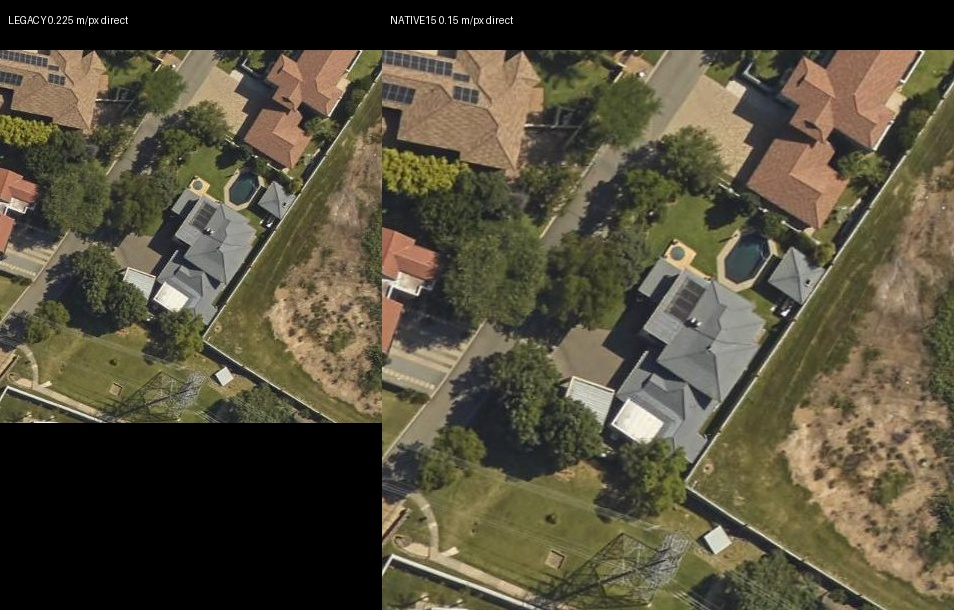
#> input picture data/investigations/geolis_resolution_audit/phase_g2_2026-09-07/derived/stand_365_AB_panel.jpg, 954 x 610 px
$ python -i listing_evidence_v2.py   (imports and definitions only)
#> lines starting #> are read from the running program, lines starting #| are printed output that depends on the picture; after the words box and inside, x2 and y2 are one past the last pixel; in counts of white or black regions, pixels touching at a corner belong together
#> further down, picture is the input picture: shape (610, 954, 3); mean B, G, R 59.3, 78.3, 84.3
"""Listing Evidence v2 — viewpoint-compatible pool evidence, before scoring.

Does not modify production ranking, Scoring v2 weights, OS v1, native15
fingerprints, or the PR #7 multi-image fusion module.

No listing-id or stand-number rules. Evidence is kept in separate viewpoint
channels and is not collapsed into one fused geometry fingerprint.
"""

from __future__ import annotations

import math
from dataclasses import dataclass, field
from typing import Any

import numpy as np

from backend.gis.estate_ags_matching.os_scoring_v2 import contour_descriptors
from backend.gis.estate_ags_matching.pool_geometry import (
    PoolGeometryFingerprint,
    _bgr_from_bytes,
    _normalize_contour,
    _resample_contour,
    _roof_centroid,
    _shape_class,
)

VIEWPOINT_KEYS = (
    "aerial_near_nadir",
    "elevated_exterior",
    "ground_level_exterior",
    "pool_overview",
    "pool_closeup",
    "interior",
    "garden_only",
    "unusable_ambiguous",
)

VIEWPOINT_LABELS = (
    "aerial drone photograph looking straight down at house roofs gardens and a swimming pool",
    "elevated exterior photo of a house backyard taken from a second storey looking down toward a garden",
    "ground-level photo of a house exterior facade driveway garage or garden taken from standing height",
    "wide photograph showing a full swimming pool in a backyard garden with the house visible behind it",
    "close-up photograph of swimming pool water, pool tiles, or a jacuzzi filling most of the foreground",
    "interior photo of a room with carpet, furniture, ceiling, and windows taken from inside a house",
    "garden lawn plants and trees with little or no house wall or swimming pool visible",
    "headshot portrait of a person smiling at the camera, not a property photo",
)

SPATIAL_VIEWPOINTS = frozenset(
    {"aerial_near_nadir", "elevated_exterior", "ground_level_exterior", "pool_overview"}
)
SHAPE_VIEWPOINTS = frozenset(
    {"aerial_near_nadir", "elevated_exterior", "pool_overview", "ground_level_exterior"}
)
SCALE_VIEWPOINTS = frozenset({"aerial_near_nadir", "elevated_exterior"})
BLOCKED_SPATIAL = frozenset({"interior", "pool_closeup", "unusable_ambiguous", "garden_only"})

# Contour quality thresholds — generic, frozen before seeing estate ranks.
MIN_COMPACTNESS = 0.22
MIN_GOOD_COMPACTNESS = 0.30
MAX_FRAME_COVERAGE = 0.40
MAX_EDGE_CLIP = 0.12
MAX_COMPLEXITY_INDENTS = 3
MIN_WATER_CONFIDENCE = 0.22
MIN_COMPONENT_AREA_FRAC = 0.006
MAX_COMPONENT_AREA_FRAC = 0.38
MIN_OVERVIEW_AREA_FRAC = 0.008
EDGE_MARGIN = 0.04


def _cv2():
    import cv2

    return cv2


@dataclass
class WaterComponent:
    contour: np.ndarray
    area: float
    compactness: float
    convexity: float
    relative_area: float
    centroid_xy: tuple[float, float]
    aspect_ratio: float
    rectangularity: float
    n_approx: int
    edge_clip: float
    water_confidence: float
    grass_adjacency: float
    cyan_frac: float
    dark_frac: float
    quality: float
    descriptors: dict[str, Any] | None
    contour_image: list[list[float]]
    contour_normalized: list[list[float]]
    shape_class: str


# [24 lines that did not run here, left out]


# [54 lines left out: functions classify_viewpoint, _portrait_cue, not called in this run]


def _layers(bgr: np.ndarray) -> dict[str, np.ndarray]:
    cv2 = _cv2()
    hsv = cv2.cvtColor(bgr, cv2.COLOR_BGR2HSV)
#> hsv: shape (610, 954, 3); mean H, S, V 26.8, 63.9, 85.3
    hue, sat, val = cv2.split(hsv)
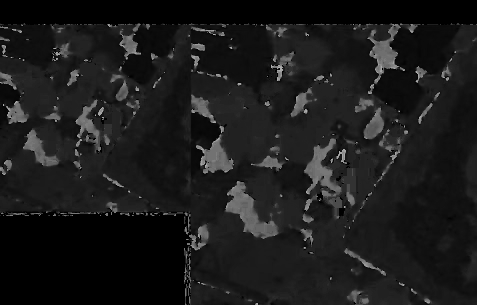
#> hue: shape (610, 954) (shown at 1/2 size); min 0, max 179, mean 26.8
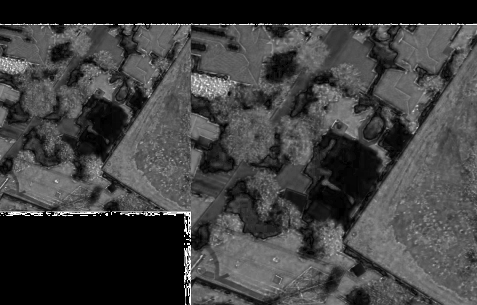
#> sat: shape (610, 954) (shown at 1/2 size); min 0, max 255, mean 63.9
    blue, green, red = cv2.split(bgr)
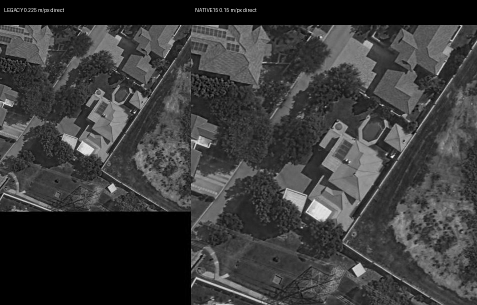
#> blue: shape (610, 954) (shown at 1/2 size); min 0, max 255, mean 59.3
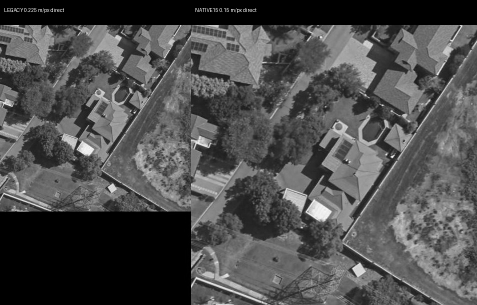
#> green: shape (610, 954) (shown at 1/2 size); min 0, max 255, mean 78.3
    height, width = bgr.shape[:2]
    yidx = np.arange(height, dtype=np.int32)[:, None]
    grass = (
        (hue >= 28)
        & (hue <= 82)
        & (sat >= 40)
        & (green.astype(np.int16) + 8 > blue.astype(np.int16))
    ).astype(np.uint8) * 255
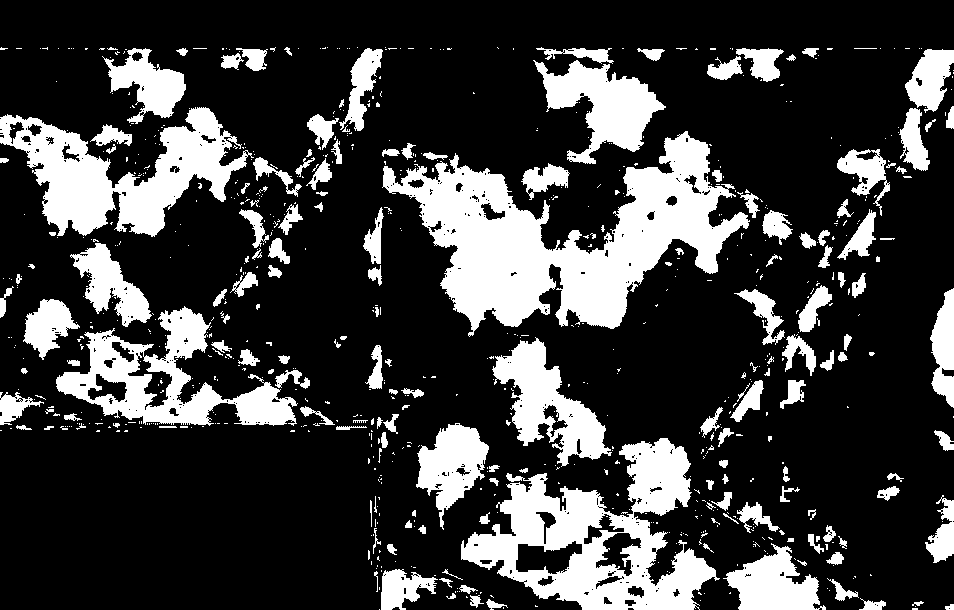
#> grass: shape (610, 954); 23.6% white; 790 white regions (621 under 20 px), largest, box (x1, y1, x2, y2) and area: (382, 131, 750, 337) 30859, (461, 438, 720, 610) 19413, (0, 107, 254, 237) 14280
    grass = cv2.morphologyEx(grass, cv2.MORPH_CLOSE, np.ones((7, 7), np.uint8))
#> grass: shape (610, 954); 27.3% white; 192 white regions (117 under 20 px), largest, box (x1, y1, x2, y2) and area: (382, 131, 793, 337) 35033, (461, 438, 826, 610) 27407, (0, 47, 401, 238) 21639
    sky = (
        (val > 150)
        & (hue >= 70)
        & (hue <= 140)
        & ((sat < 100) | (yidx < int(0.22 * height)))
    ).astype(np.uint8) * 255
#> sky: shape (610, 954); 0.05% white in thin lines or dots, all inside (x1, y1, x2, y2) = (36, 60, 789, 441)
    bright = ((val >= 155) & (sat <= 100) & (sky == 0)).astype(np.uint8) * 255
#> bright: shape (610, 954); 10.5% white; 1315 white regions (1107 under 20 px), largest, box (x1, y1, x2, y2) and area: (778, 406, 929, 593) 4740, (644, 65, 752, 177) 4404, (468, 50, 542, 176) 3809
    cyan = (
        (hue >= 85)
        & (hue <= 125)
        & (sat >= 50)
        & (val >= 45)
        & (val <= 220)
        & (blue.astype(np.int16) + 10 >= green.astype(np.int16))
        & (sky == 0)
    ).astype(np.uint8) * 255
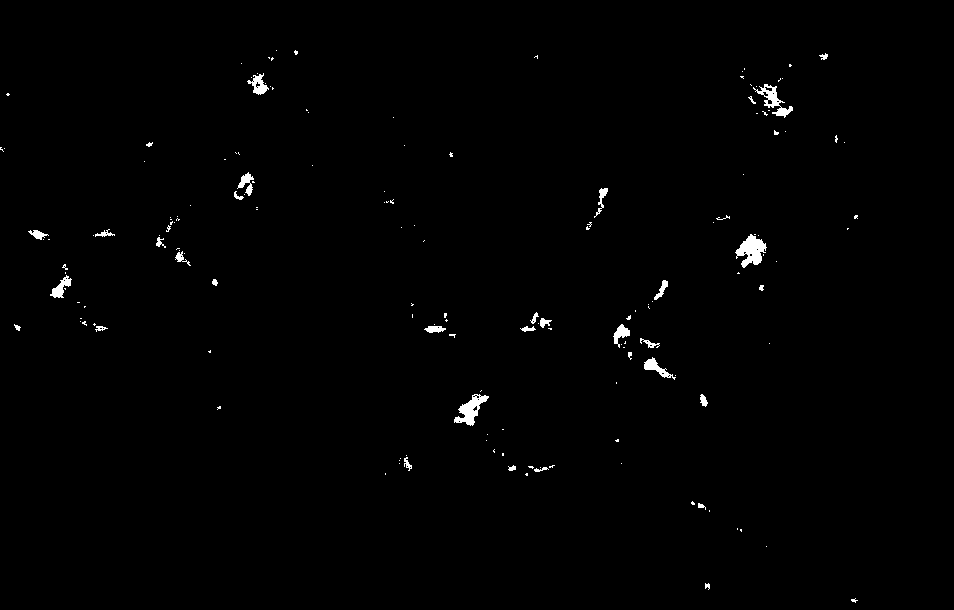
#> cyan: shape (610, 954); 0.76% white; 164 white regions (129 under 20 px), largest, box (x1, y1, x2, y2) and area: (735, 234, 767, 268) 583, (454, 394, 489, 426) 477, (753, 84, 793, 118) 405
    dark = ((val < 105) & (sat < 110) & (grass == 0) & (sky == 0)).astype(np.uint8) * 255
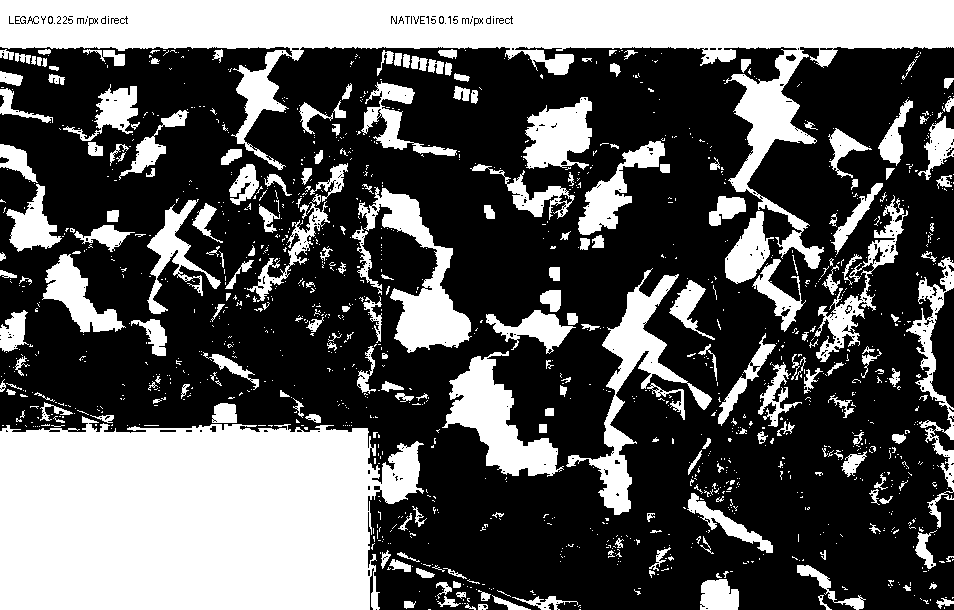
#> dark: shape (610, 954); 35.6% white; 1349 white regions (1120 under 20 px), largest, box (x1, y1, x2, y2) and area: (0, 416, 424, 610) 69278, (0, 0, 954, 269) 54739, (566, 268, 712, 515) 6611
    return {
        "hsv": hsv,
        "hue": hue,
        "sat": sat,
        "val": val,
        "grass": grass,
        "sky": sky,
        "bright": bright,
        "cyan": cyan,
        "dark": dark,
    }


# [655 lines left out: functions _component_from_contour, _contour_quality, _passes_component_filters, _from_bright_holes, _from_cyan, _from_grass_adjacent_dark and 14 more, not called in this run]

>>> import cv2
>>> picture = cv2.imread('../../../data/investigations/geolis_resolution_audit/phase_g2_2026-09-07/derived/stand_365_AB_panel.jpg')
>>> result = _layers(picture)
#> result = 9 items

$ run again, on data/investigations/geolis_resolution_audit/phase_g2_2026-09-07/derived/stand_408_AB_panel.jpg
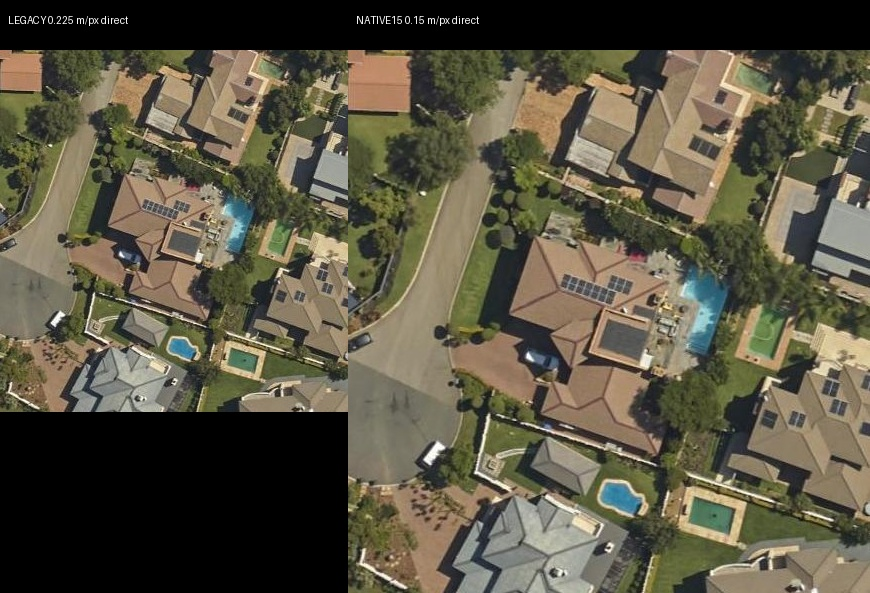
#> input picture data/investigations/geolis_resolution_audit/phase_g2_2026-09-07/derived/stand_408_AB_panel.jpg, 870 x 593 px
#> picture is the input picture: shape (593, 870, 3); mean B, G, R 66.9, 84.8, 89.9
#> hsv: shape (593, 870, 3); mean H, S, V 26.5, 59.8, 92
#> in _layers, `grass = ( (hue >= 28) & (hue <= 82) & (sat >= 40) & (green.astype(np.i..`:
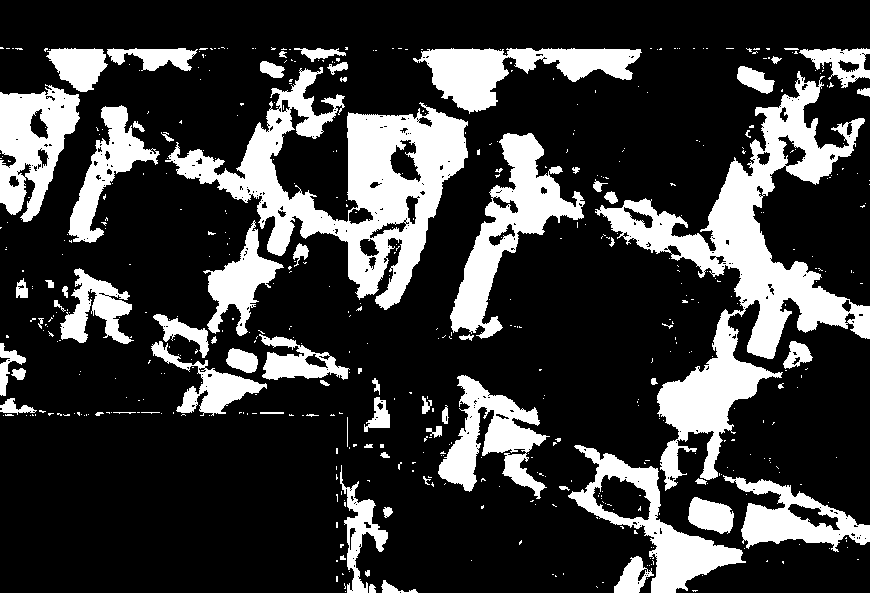
#> grass: shape (593, 870); 23.2% white; 526 white regions (450 under 20 px), largest, box (x1, y1, x2, y2) and area: (595, 71, 870, 491) 27013, (165, 67, 468, 310) 23117, (450, 133, 585, 339) 8600
#> sky: shape (593, 870); 0.33% white; 125 white regions (111 under 20 px), largest, box (x1, y1, x2, y2) and area: (683, 280, 713, 340) 615, (224, 204, 244, 243) 273, (468, 542, 478, 559) 55
#> bright: shape (593, 870); 16.5% white; 1319 white regions (1111 under 20 px), largest, box (x1, y1, x2, y2) and area: (537, 237, 698, 377) 6312, (658, 50, 779, 224) 6069, (735, 305, 870, 464) 4308
#> cyan: shape (593, 870); 1.6% white; 234 white regions (186 under 20 px), largest, box (x1, y1, x2, y2) and area: (684, 262, 734, 357) 1945, (224, 192, 256, 255) 856, (602, 484, 641, 514) 738
#> in _layers, `dark = ((val < 105) & (sat < 110) & (grass == 0) & (sky == 0)).astype(..`:
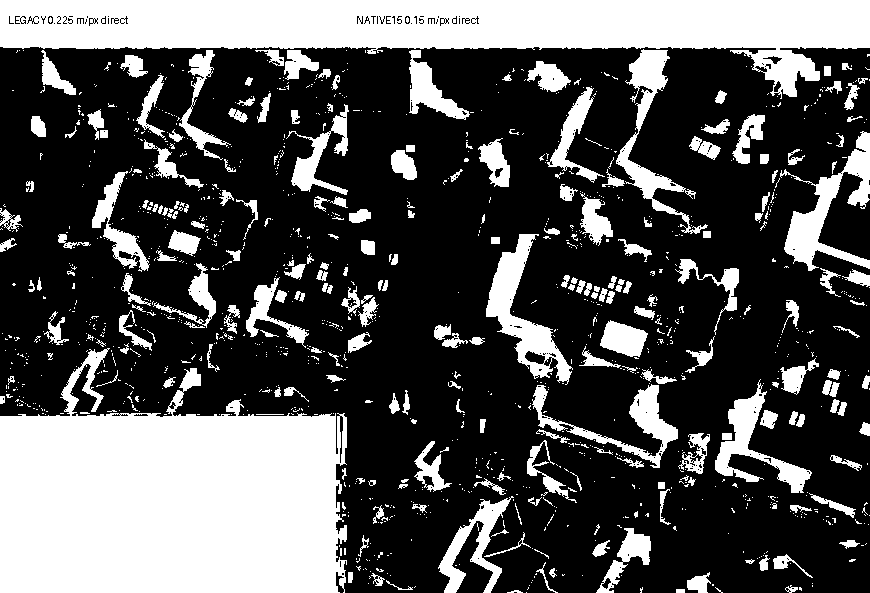
#> dark: shape (593, 870); 32.5% white; 1249 white regions (1012 under 20 px), largest, box (x1, y1, x2, y2) and area: (0, 348, 347, 593) 62250, (0, 0, 870, 99) 43228, (486, 234, 573, 385) 4051
#> result = 9 items

$ run again, on data/investigations/geolis_resolution_audit/phase_g2_2026-09-07/derived/stand_420_AB_panel.jpg
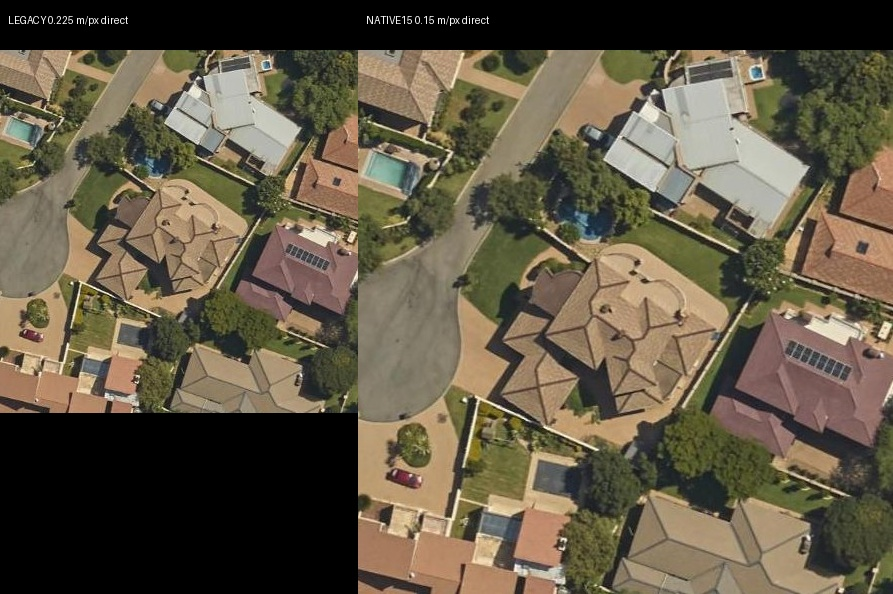
#> input picture data/investigations/geolis_resolution_audit/phase_g2_2026-09-07/derived/stand_420_AB_panel.jpg, 893 x 594 px
#> picture is the input picture: shape (594, 893, 3); mean B, G, R 69, 87.9, 97.4
#> hsv: shape (594, 893, 3); mean H, S, V 22.9, 64.3, 98.5
#> in _layers, `grass = ( (hue >= 28) & (hue <= 82) & (sat >= 40) & (green.astype(np.i..`:
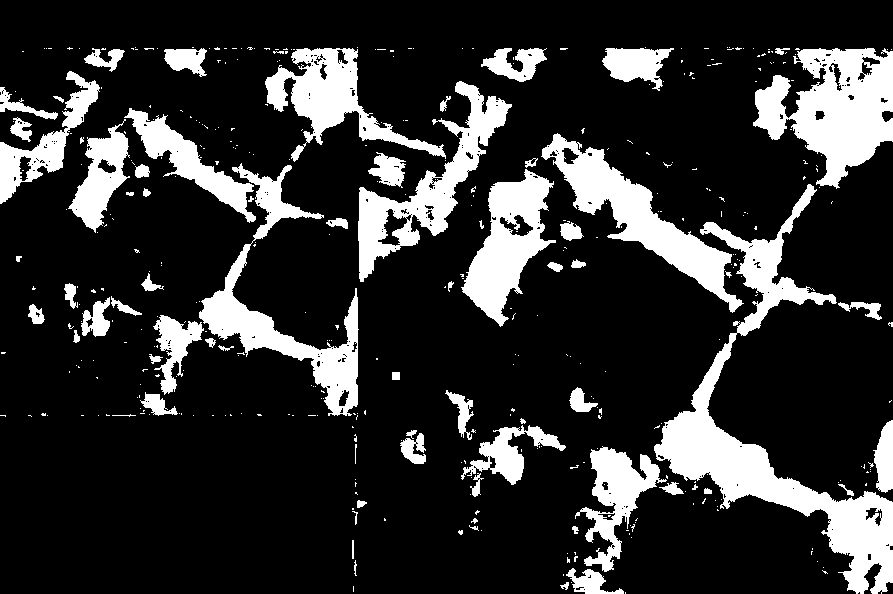
#> grass: shape (594, 893); 18.8% white; 412 white regions (342 under 20 px), largest, box (x1, y1, x2, y2) and area: (654, 184, 893, 594) 18085, (753, 48, 893, 189) 11014, (199, 163, 359, 416) 8525
#> sky: shape (594, 893); 0.23% white; 51 white regions (42 under 20 px), largest, box (x1, y1, x2, y2) and area: (369, 157, 401, 184) 533, (9, 122, 29, 139) 218, (674, 179, 687, 196) 73
#> bright: shape (594, 893); 19.6% white; 1207 white regions (1032 under 20 px), largest, box (x1, y1, x2, y2) and area: (603, 50, 809, 238) 17122, (543, 228, 729, 446) 11479, (358, 391, 577, 566) 8270
#> cyan: shape (594, 893); 0.59% white; 172 white regions (148 under 20 px), largest, box (x1, y1, x2, y2) and area: (557, 202, 612, 238) 966, (134, 152, 169, 174) 397, (565, 470, 580, 495) 225
#> in _layers, `dark = ((val < 105) & (sat < 110) & (grass == 0) & (sky == 0)).astype(..`:
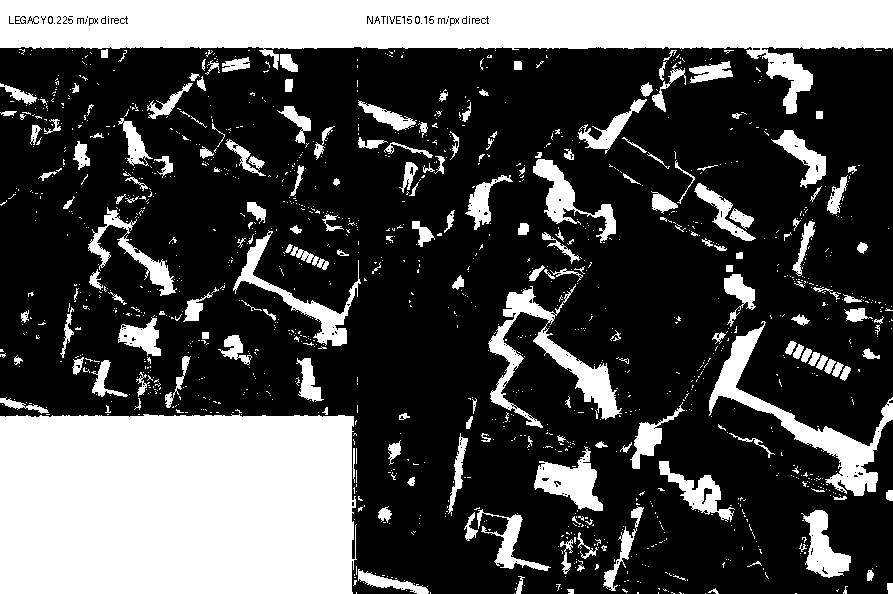
#> dark: shape (594, 893); 30% white; 1354 white regions (1163 under 20 px), largest, box (x1, y1, x2, y2) and area: (0, 414, 357, 594) 62903, (0, 0, 893, 114) 43956, (709, 321, 893, 496) 5431
#> result = 9 items
